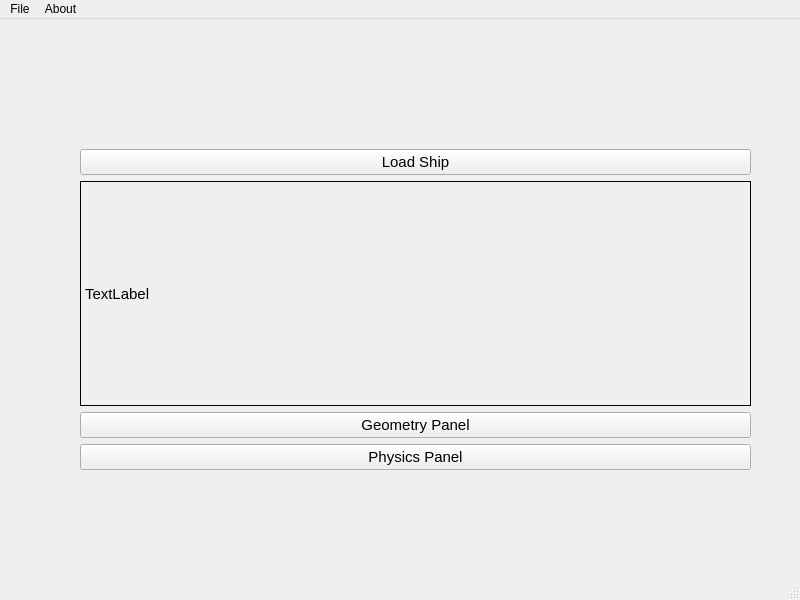
<?xml version="1.0" encoding="UTF-8"?>
<ui version="4.0">
 <class>MainWindow</class>
 <widget class="QMainWindow" name="MainWindow">
  <property name="geometry">
   <rect>
    <x>0</x>
    <y>0</y>
    <width>800</width>
    <height>600</height>
   </rect>
  </property>
  <property name="contextMenuPolicy">
   <enum>Qt::CustomContextMenu</enum>
  </property>
  <property name="windowTitle">
   <string notr="true">SDA MSD - rel. version</string>
  </property>
  <widget class="QWidget" name="centralwidget">
   <widget class="QWidget" name="verticalLayoutWidget">
    <property name="geometry">
     <rect>
      <x>80</x>
      <y>130</y>
      <width>671</width>
      <height>321</height>
     </rect>
    </property>
    <layout class="QVBoxLayout" name="horizontalLayout">
     <item>
      <widget class="QPushButton" name="Load_panel">
       <property name="font">
        <font>
         <pointsize>11</pointsize>
        </font>
       </property>
       <property name="text">
        <string>Load Ship</string>
       </property>
      </widget>
     </item>
     <item>
      <widget class="QLabel" name="label">
       <property name="enabled">
        <bool>true</bool>
       </property>
       <property name="font">
        <font>
         <pointsize>11</pointsize>
        </font>
       </property>
       <property name="frameShape">
        <enum>QFrame::Box</enum>
       </property>
       <property name="text">
        <string>TextLabel</string>
       </property>
       <property name="scaledContents">
        <bool>false</bool>
       </property>
      </widget>
     </item>
     <item>
      <widget class="QPushButton" name="Geometry_panel">
       <property name="font">
        <font>
         <pointsize>11</pointsize>
        </font>
       </property>
       <property name="text">
        <string>Geometry Panel</string>
       </property>
      </widget>
     </item>
     <item>
      <widget class="QPushButton" name="Physics_panel">
       <property name="font">
        <font>
         <pointsize>11</pointsize>
        </font>
       </property>
       <property name="text">
        <string>Physics Panel</string>
       </property>
      </widget>
     </item>
    </layout>
   </widget>
  </widget>
  <widget class="QMenuBar" name="menubar">
   <property name="geometry">
    <rect>
     <x>0</x>
     <y>0</y>
     <width>800</width>
     <height>20</height>
    </rect>
   </property>
   <widget class="QMenu" name="menuFile">
    <property name="title">
     <string>File</string>
    </property>
    <addaction name="actionExit"/>
   </widget>
   <widget class="QMenu" name="menuAbout">
    <property name="title">
     <string>About</string>
    </property>
   </widget>
   <addaction name="menuFile"/>
   <addaction name="menuAbout"/>
  </widget>
  <widget class="QStatusBar" name="statusbar"/>
  <action name="actionExit">
   <property name="text">
    <string>Exit</string>
   </property>
  </action>
 </widget>
 <resources/>
 <connections/>
</ui>
